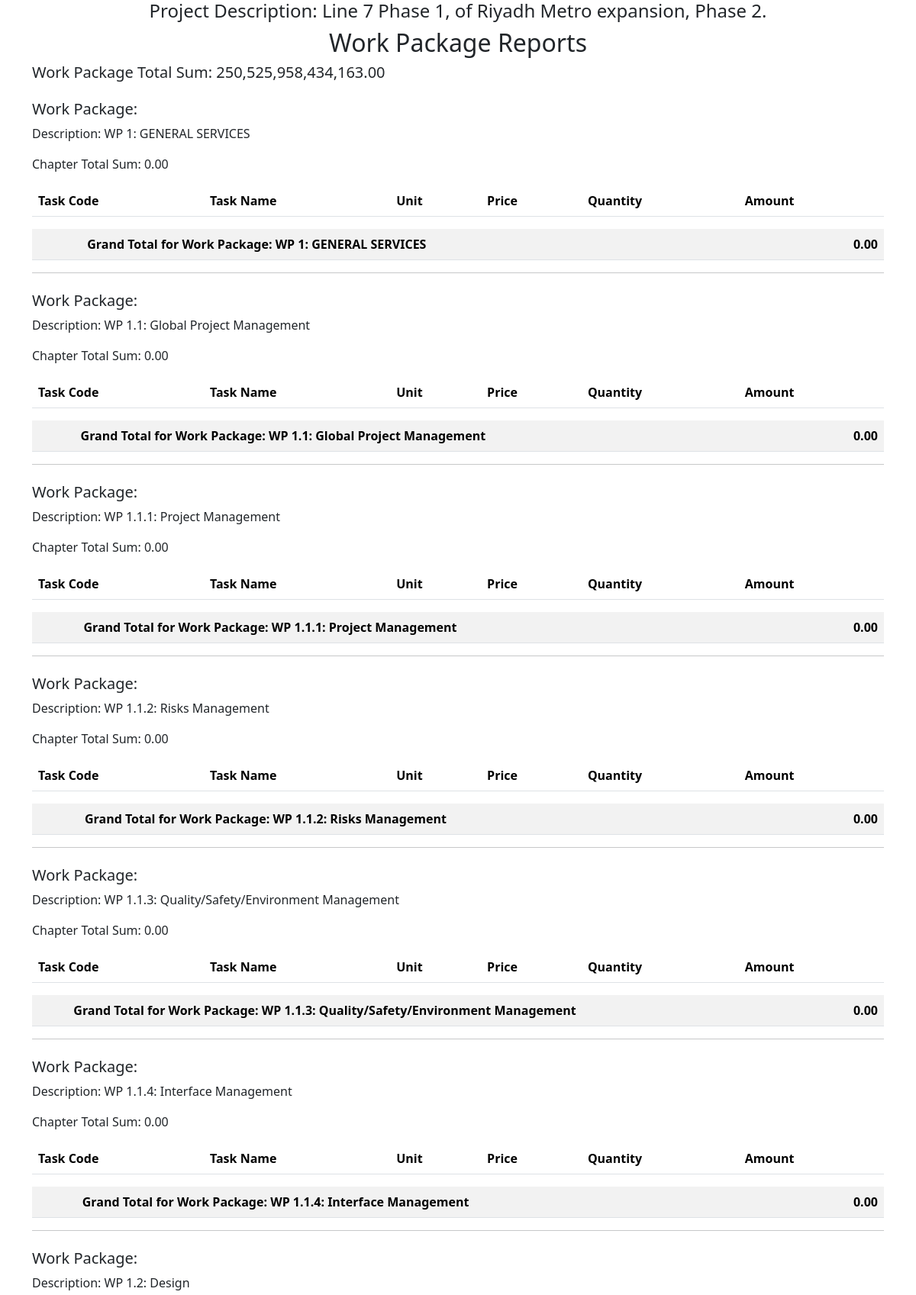
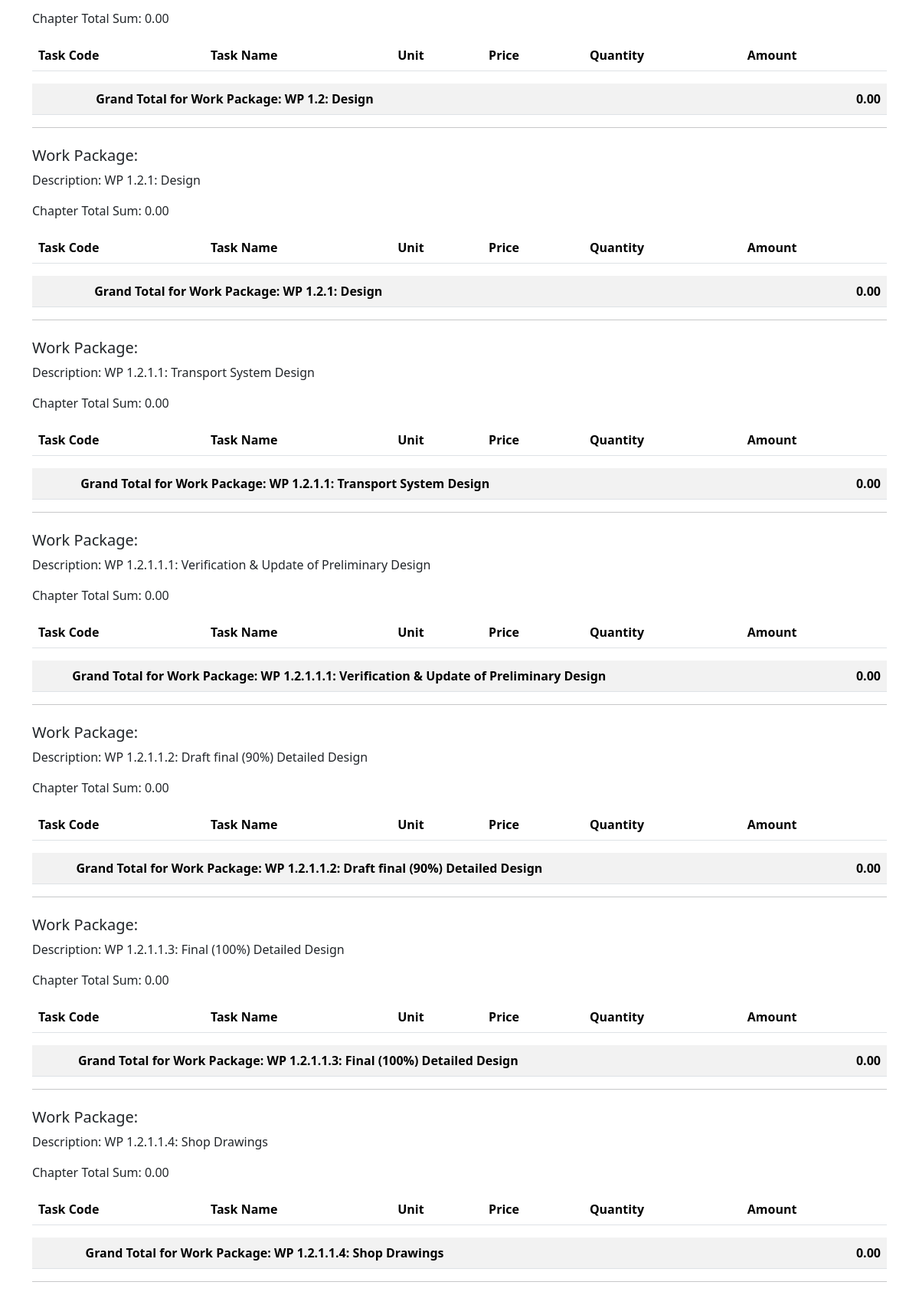
Screenshot of /work-package-report-total/ (signed in, upper part) with the database file from the repository (2 pictures, top to bottom).
### workpackage/models.py (models this page shows, shortened)
class WorkPackage(models.Model):
    name = models.CharField(max_length=255, unique=True)
    description = models.TextField(blank=True)
    parent = models.ForeignKey('self', on_delete=models.CASCADE, null=True, blank=True)
    project = models.ForeignKey(Project, on_delete=models.CASCADE, related_name='workpackages')

### reports/views.py (the view)
# urls.py: path('work-package-report-total/', views.work_package_report_total, name='work_package_report_total'),
def work_package_report_total(request):
    update_workpackage_totals()
    active_project = ActiveProject.objects.get(user=request.user)
    project_id = active_project.project_id
    project = Project.objects.get(id=project_id)
    project_description = project.description
    work_packages = WorkPackage.objects.all().order_by('name')
    reports = []
    project_total = WorkpackageTotals.objects.filter(workpackage__in=work_packages).aggregate(total=Sum('total'))['total'] or 0.0
    formatted_project_total = "{:,.2f}".format(project_total)
    for work_package in work_packages:
        works = Work.objects.filter(work_package=work_package.id).select_related('task')
        zips= []
        task_ids = works.values_list('task_id', flat=True)
        tasks_retrieved = Task.objects.filter(id__in=task_ids).order_by('id')  # You can order as needed
        task_dict = {task.id: task for task in tasks_retrieved}
        zips = [(work, task_dict.get(work.task_id)) for work in works]
        try:
            grand_total = WorkpackageTotals.objects.get(workpackage=work_package)
            grand_total_value = float(grand_total.total)
            formatted_grand_total = "{:,.2f}".format(grand_total_value)
        except WorkpackageTotals.DoesNotExist:
            formatted_grand_total = "0.00"
        reports.append({
            'work_package_id': work_package.id,
            'work_package_name': work_package.name,
            'work_package_description': work_package.description,
            'zips': zips,
            'formatted_grand_total': formatted_grand_total
        })
    chapter_totals = calculate_chapter_totals(work_packages)
    context = {
        'project_id': project_id,
        'project_description': project_description,
        'reports': reports,
        'formatted_project_total': formatted_project_total,
        'chapter_totals': chapter_totals
    }
    return render(request, 'reports/work_package_report_total.html', context)

### prices/templatetags/tags.py (called while the page is built)
@register.simple_tag
def get_chapter_total(work_package_name, chapter_totals):
    try:
        length = len(work_package_name)
        if work_package_name in chapter_totals:
            return chapter_totals[work_package_name]  # Return the total for the full key
        for i in range(1, length):  # range(1, length) gives us keys from [:1] to [:n-1]
            chapter_key = work_package_name[:i]  # Extract the substring up to i characters
            if chapter_key in chapter_totals:
                return chapter_totals[chapter_key]  # Return the total if found
        return 'N/A'  # If no valid chapter is found
    except Exception as e:
        return 'N/A'  # In case of any error, return 'N/A'

### reports/views.py (called while the page is built)
def update_workpackage_totals():
    work_packages = WorkPackage.objects.all()
    with transaction.atomic():
        for work_package in work_packages:
            chapter_totals = calculate_chapter_totals(work_packages)
            total_str = chapter_totals.get(work_package.name, 0.00)
            total = Decimal(total_str.replace(',', ''))
            WorkpackageTotals.objects.update_or_create(
                workpackage=work_package,
                defaults={'total': total}
            )

### workpackage/models.py (called while the page is built)
    @property
    def work_amount(self):
        return round(self.task.price * self.quantity, 2)

### reports/templates/reports/work_package_report_total.html (shortened to what this page needs)
<!DOCTYPE html>
<html lang="en">
<head>
  <link href="https://cdn.jsdelivr.net/npm/bootstrap@5.3.3/dist/css/bootstrap.min.css" rel="stylesheet">
</head>
<body>
{% load tags %}
  <div class="container">
    <div class="text-center">
      <h4>Project Description: {{ project_description }}</h4>
      <h2>Work Package Reports</h2>
    </div>
    <h5>Work Package Total Sum: {{ formatted_project_total }}</h5>
    {% for report in reports %}
      <div class="mt-4">
        <h5>Work Package:</h5>
        <p>Description: {{ report.work_package_description }}</p>
        <p>
            {% get_chapter_total report.work_package_name chapter_totals as chapter_total %}
            Chapter Total Sum: {{ chapter_total }}
        </p>
        <table class="table table-striped">
          <thead>
            <tr>
              <th>Task Code</th>
              <th>Task Name</th>
              <th>Unit</th>
              <th>Price</th>
              <th>Quantity</th>
              <th>Amount</th>
            </tr>
          </thead>
        </table>
        <table class="table table-striped">
          <tr>
            <th></th>
            <th></th>
            <th>Grand Total for Work Package: {{ report.work_package_description }}</th>
            <th></th>
            <th style="text-align: right;">{{ report.formatted_grand_total }}</th>
          </tr>
        </table>
      </div>
      <hr>
    {% endfor %}
  </div>
</body>
</html>

### rows the page displays
WorkPackage: work_package_description "WP 1: GENERAL SERVICES", work_package_description "WP 1: GENERAL SERVICES"
WorkPackage: work_package_description "WP 1.1: Global Project Management", work_package_description "WP 1.1: Global Project Management"
WorkPackage: work_package_description "WP 1.1.1: Project Management", work_package_description "WP 1.1.1: Project Management"
WorkPackage: work_package_description "WP 1.1.2: Risks Management", work_package_description "WP 1.1.2: Risks Management"
WorkPackage: work_package_description "WP 1.1.3: Quality/Safety/Environment Management", work_package_description "WP 1.1.3: Quality/Safety/Environment Management"
WorkPackage: work_package_description "WP 1.1.4: Interface Management", work_package_description "WP 1.1.4: Interface Management"
WorkPackage: work_package_description "WP 1.2: Design", work_package_description "WP 1.2: Design"
WorkPackage: work_package_description "WP 1.2.1: Design", work_package_description "WP 1.2.1: Design"
WorkPackage: work_package_description "WP 1.2.1.1: Transport System Design", work_package_description "WP 1.2.1.1: Transport System Design"
WorkPackage: work_package_description "WP 1.2.1.1.1: Verification & Update of Preliminary Design", work_package_description "WP 1.2.1.1.1: Verification & Update of Preliminary Design"
WorkPackage: work_package_description "WP 1.2.1.1.2: Draft final (90%) Detailed Design", work_package_description "WP 1.2.1.1.2: Draft final (90%) Detailed Design"
WorkPackage: work_package_description "WP 1.2.1.1.3: Final (100%) Detailed Design", work_package_description "WP 1.2.1.1.3: Final (100%) Detailed Design"
WorkPackage: work_package_description "WP 1.2.1.1.4: Shop Drawings", work_package_description "WP 1.2.1.1.4: Shop Drawings"

### other values shown
{{ chapter_total }} "0.00" "0.00" "0.00" "0.00" "0.00" "0.00" "0.00" "0.00" "0.00" "0.00" "0.00" "0.00" "0.00"
{{ report.formatted_grand_total }} "0.00" "0.00" "0.00" "0.00" "0.00" "0.00" "0.00" "0.00" "0.00" "0.00" "0.00" "0.00" "0.00"
